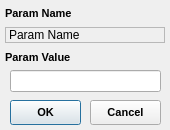
<?xml version="1.0" encoding="UTF-8"?>
<ui version="4.0">
 <class>ParameterEditClass</class>
 <widget class="QDialog" name="ParameterEditClass">
  <property name="geometry">
   <rect>
    <x>0</x>
    <y>0</y>
    <width>170</width>
    <height>130</height>
   </rect>
  </property>
  <property name="windowTitle">
   <string>ParameterEdit</string>
  </property>
  <widget class="QLabel" name="lblActualParamName">
   <property name="geometry">
    <rect>
     <x>5</x>
     <y>27</y>
     <width>160</width>
     <height>16</height>
    </rect>
   </property>
   <property name="frameShape">
    <enum>QFrame::StyledPanel</enum>
   </property>
   <property name="text">
    <string>Param Name</string>
   </property>
  </widget>
  <widget class="QLabel" name="lblParamValue">
   <property name="geometry">
    <rect>
     <x>5</x>
     <y>49</y>
     <width>160</width>
     <height>16</height>
    </rect>
   </property>
   <property name="font">
    <font>
     <family>Tahoma</family>
     <pointsize>8</pointsize>
     <weight>75</weight>
     <italic>false</italic>
     <bold>true</bold>
     <underline>false</underline>
     <strikeout>false</strikeout>
    </font>
   </property>
   <property name="text">
    <string>Param Value</string>
   </property>
  </widget>
  <widget class="QLabel" name="lblParamName">
   <property name="geometry">
    <rect>
     <x>5</x>
     <y>5</y>
     <width>160</width>
     <height>16</height>
    </rect>
   </property>
   <property name="font">
    <font>
     <family>Tahoma</family>
     <pointsize>8</pointsize>
     <weight>75</weight>
     <italic>false</italic>
     <bold>true</bold>
     <underline>false</underline>
     <strikeout>false</strikeout>
    </font>
   </property>
   <property name="text">
    <string>Param Name</string>
   </property>
  </widget>
  <widget class="QPushButton" name="btnOK">
   <property name="geometry">
    <rect>
     <x>10</x>
     <y>100</y>
     <width>71</width>
     <height>25</height>
    </rect>
   </property>
   <property name="font">
    <font>
     <family>MS Shell Dlg 2</family>
     <pointsize>8</pointsize>
     <weight>75</weight>
     <italic>false</italic>
     <bold>true</bold>
     <underline>false</underline>
     <strikeout>false</strikeout>
    </font>
   </property>
   <property name="text">
    <string>OK</string>
   </property>
  </widget>
  <widget class="QPushButton" name="btnCancel">
   <property name="geometry">
    <rect>
     <x>90</x>
     <y>100</y>
     <width>71</width>
     <height>25</height>
    </rect>
   </property>
   <property name="font">
    <font>
     <family>MS Shell Dlg 2</family>
     <pointsize>8</pointsize>
     <weight>75</weight>
     <italic>false</italic>
     <bold>true</bold>
     <underline>false</underline>
     <strikeout>false</strikeout>
    </font>
   </property>
   <property name="text">
    <string>Cancel</string>
   </property>
  </widget>
  <widget class="QLineEdit" name="lineEditParamValue">
   <property name="geometry">
    <rect>
     <x>10</x>
     <y>70</y>
     <width>151</width>
     <height>22</height>
    </rect>
   </property>
  </widget>
 </widget>
 <layoutdefault spacing="6" margin="11"/>
 <resources/>
 <connections/>
</ui>
